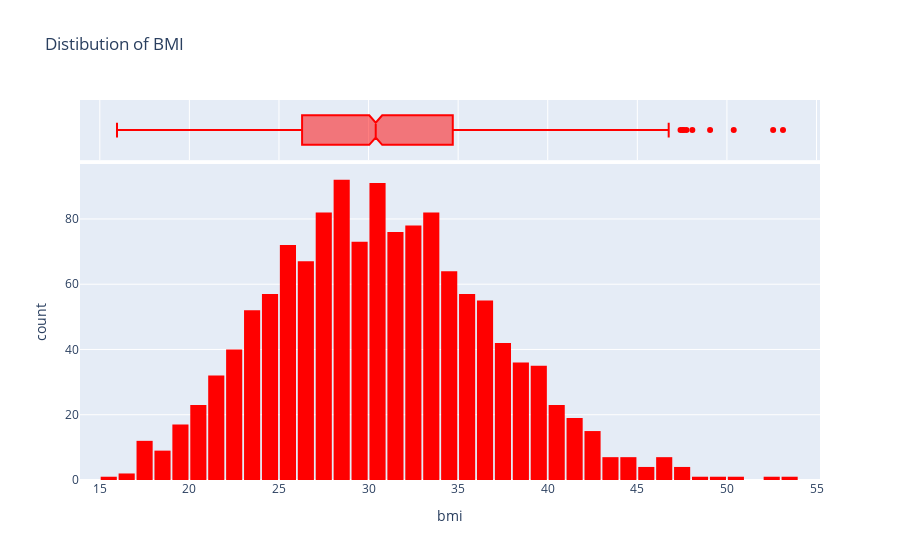

Source (notebook cell):
### Markdown cell above
## For Body Mass index

### Code cell
fig = px.histogram(medical_data,
                   x='bmi',
                   marginal='box',
                   color_discrete_sequence=['red'],
                   title="Distibution of BMI"
                )
fig.update_layout(bargap=0.1)
# fig.show()

### Figure 1 — Plotly figure (JSON) as saved in the notebook; plotly's stock layout.template omitted (floating-point values rounded to 4 significant figures; data arrays with more than 128 entries replaced by an {"elided": "..."} marker saying what was removed)
{"data": [{"alignmentgroup": "True", "bingroup": "x", "hovertemplate": "bmi=%{x}<br>count=%{y}<extra></extra>", "legendgroup": "", "marker": {"color": "red", "pattern": {"shape": ""}}, "name": "", "offsetgroup": "", "orientation": "v", "showlegend": false, "type": "histogram", "x": {"elided": "1338 float values"}, "xaxis": "x", "yaxis": "y"}, {"alignmentgroup": "True", "hovertemplate": "bmi=%{x}<extra></extra>", "legendgroup": "", "marker": {"color": "red"}, "name": "", "notched": true, "offsetgroup": "", "showlegend": false, "type": "box", "x": {"elided": "1338 float values"}, "xaxis": "x2", "yaxis": "y2"}], "layout": {"bargap": 0.1, "barmode": "relative", "legend": {"tracegroupgap": 0}, "title": {"text": "Distibution of BMI"}, "xaxis": {"anchor": "y", "domain": [0, 1], "title": {"text": "bmi"}}, "xaxis2": {"anchor": "y2", "domain": [0, 1], "matches": "x", "showgrid": true, "showticklabels": false}, "yaxis": {"anchor": "x", "domain": [0, 0.8316], "title": {"text": "count"}}, "yaxis2": {"anchor": "x2", "domain": [0.8416, 1], "matches": "y2", "showgrid": false, "showline": false, "showticklabels": false, "ticks": ""}}}
